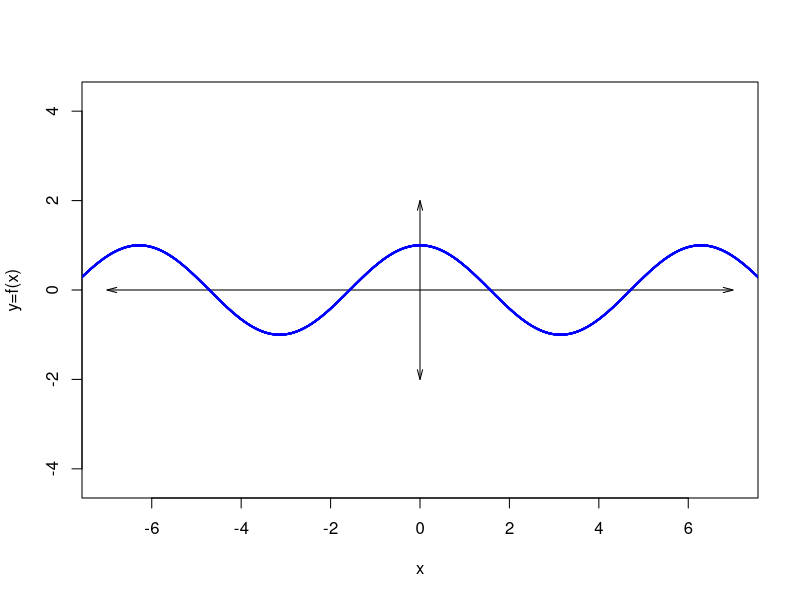
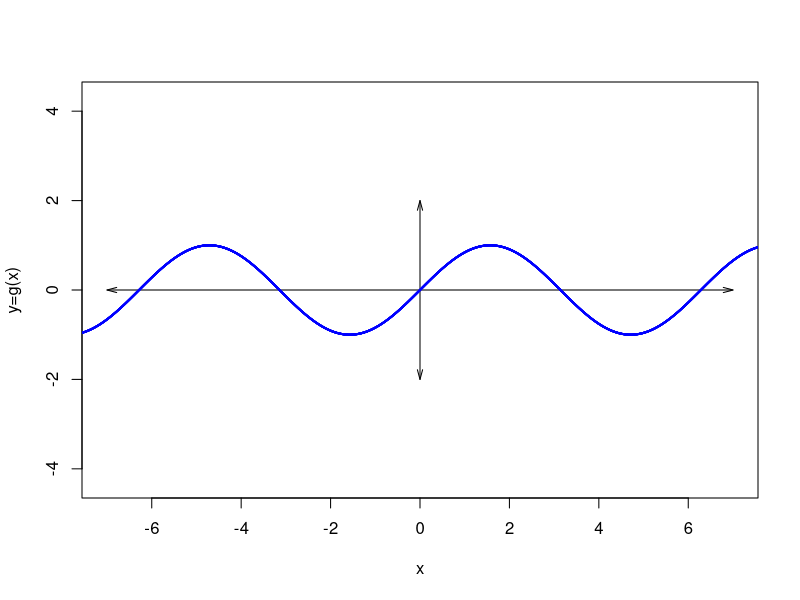
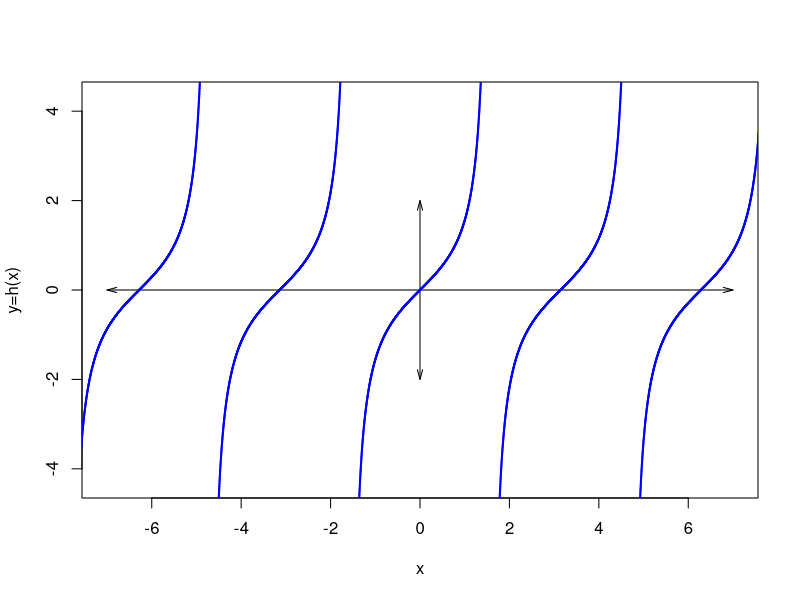

The R script that drew these images, in order:
## ---- chunk 1
xs = seq(-3*pi,3*pi,pi/1080)
y1 = sin(xs)
y2 = cos(xs)
y3 = tan(xs)
ys = list(y1,y2,y3)
ord = sample(1:3)

ach = c("sin","cos","tan")
al1 = paste0("* f(x) = ",ach,"(x)",collapse="\n")
al2 = paste0("* g(x) = ",ach,"(x)",collapse="\n")
al3 = paste0("* h(x) = ",ach,"(x)",collapse="\n")

sol1 = paste0(1*(ord==1),collapse="")
sol2 = paste0(1*(ord==2),collapse="")
sol3 = paste0(1*(ord==3),collapse="")


## ---- chunk 2
plot(0,0,"n",xlim=c(-7,7),ylim=c(-2,2),asp=1,xlab="x",ylab="y=f(x)")
arrows(-7,0,7,0,0.1,15,3)
arrows(0,2,0,-2,0.1,15,3)
for(i in 1:(length(xs)-1)){
    x1 = xs[i]
    x2 = xs[i+1]
    y1 = ys[[ord[1]]][i]
    y2 = ys[[ord[1]]][i+1]
    if(abs(y2-y1)<100){
        lines(c(x1,x2),c(y1,y2),col="blue",lwd=2)
    }
}
## ---- chunk 3
plot(0,0,"n",xlim=c(-7,7),ylim=c(-2,2),asp=1,xlab="x",ylab="y=g(x)")
arrows(-7,0,7,0,0.1,15,3)
arrows(0,2,0,-2,0.1,15,3)
for(i in 1:(length(xs)-1)){
    x1 = xs[i]
    x2 = xs[i+1]
    y1 = ys[[ord[2]]][i]
    y2 = ys[[ord[2]]][i+1]
    if(abs(y2-y1)<100){
        lines(c(x1,x2),c(y1,y2),col="blue",lwd=2)
    }
}
## ---- chunk 4
plot(0,0,"n",xlim=c(-7,7),ylim=c(-2,2),asp=1,xlab="x",ylab="y=h(x)")
arrows(-7,0,7,0,0.1,15,3)
arrows(0,2,0,-2,0.1,15,3)
for(i in 1:(length(xs)-1)){
    x1 = xs[i]
    x2 = xs[i+1]
    y1 = ys[[ord[3]]][i]
    y2 = ys[[ord[3]]][i+1]
    if(abs(y2-y1)<100){
        lines(c(x1,x2),c(y1,y2),col="blue",lwd=2)
    }
}
